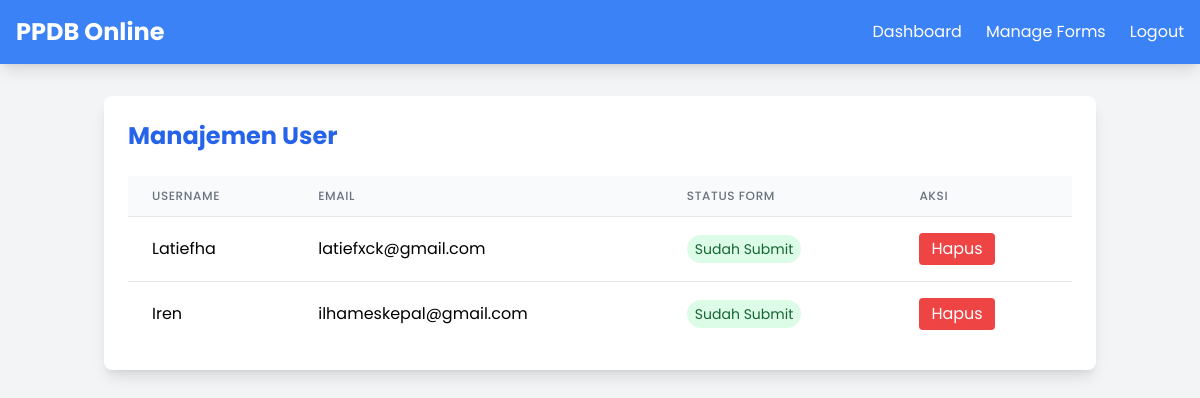
Page /admin/manage_users (signed in) on the earlier database version.
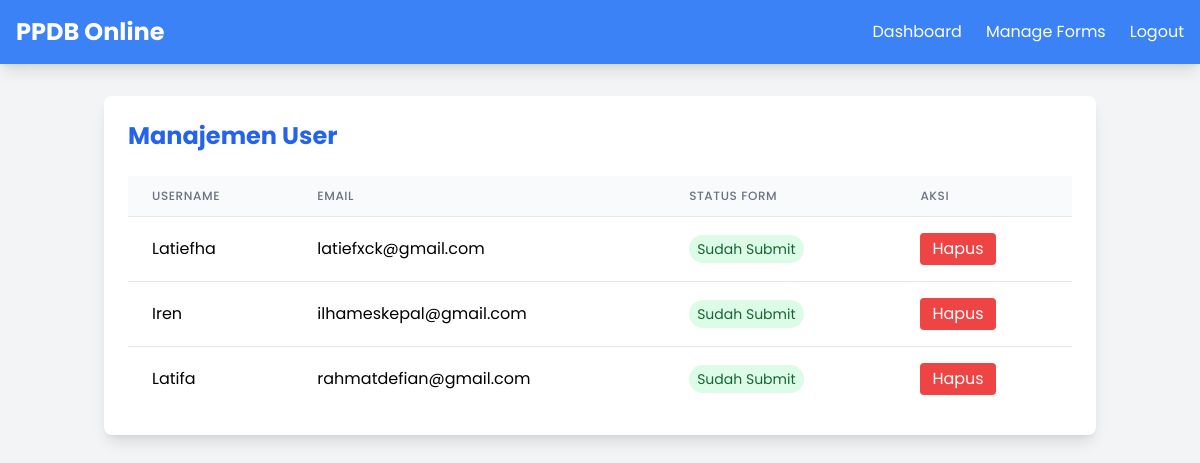
Same page on the later database version.
### app/models.py (models this page shows, shortened)
class User(UserMixin, db.Model):
    __tablename__ = 'users'
    id = db.Column(db.Integer, primary_key=True)
    username = db.Column(db.String(50), unique=True, nullable=False)
    email = db.Column(db.String(100), unique=True, nullable=False)
    password_hash = db.Column(db.String(128), nullable=False)
    is_admin = db.Column(db.Boolean, default=False)
    notifications = db.Column(db.JSON, nullable=True, default=list)
    has_submitted_form = db.Column(db.Boolean, default=False)

### app/routes/admin.py (the view)
    def wrapper(*args, **kwargs):
        if not current_user.is_authenticated or not current_user.is_admin:
            flash("Anda tidak memiliki akses ke halaman ini.", "danger")
            return redirect(url_for('main.index'))
        return func(*args, **kwargs)

### app/routes/admin.py (called while the page is built)
def admin_required(func):
    def wrapper(*args, **kwargs):
        if not current_user.is_authenticated or not current_user.is_admin:
            flash("Anda tidak memiliki akses ke halaman ini.", "danger")
            return redirect(url_for('main.index'))
        return func(*args, **kwargs)
    wrapper.__name__ = func.__name__
    return wrapper

@admin_bp.route('/manage_users')
@login_required
@admin_required
def manage_users():
    users = User.query.filter_by(is_admin=False).all()
    return render_template('manage_users.html', users=users)

### app/templates/manage_users.html (shortened to what this page needs)
<!DOCTYPE html>
<html lang="id">
<head>
    <script src="https://cdn.tailwindcss.com"></script>
</head>
<body class="bg-gray-100 min-h-screen flex flex-col">
    <nav class="bg-blue-500 shadow-lg">
        <div class="max-w-7xl mx-auto px-4">
            <div class="flex justify-between items-center py-4">
                <a href="/" class="text-2xl font-bold text-white">PPDB Online</a>
                <div class="hidden md:flex space-x-6">
                    <a href="{{ url_for('admin_bp.dashboard_admin') }}" class="text-white hover:text-gray-200">Dashboard</a>
                    <a href="{{ url_for('admin_bp.manage_forms') }}" class="text-white hover:text-gray-200">Manage Forms</a>
                    <a href="/logout" class="text-white hover:text-gray-200">Logout</a>
                </div>
            </div>
        </div>
    </nav>
    <div class="container mx-auto px-4 py-8">
        <div class="bg-white rounded-lg shadow-lg p-6">
            <div class="flex justify-between items-center mb-6">
                <h2 class="text-2xl font-bold text-blue-600">Manajemen User</h2>
            </div>
            <div class="overflow-x-auto">
                <table class="min-w-full divide-y divide-gray-200">
                    <thead>
                        <tr>
                            <th class="px-6 py-3 bg-gray-50 text-left text-xs font-medium text-gray-500 uppercase tracking-wider">
                                Username
                            </th>
                            <th class="px-6 py-3 bg-gray-50 text-left text-xs font-medium text-gray-500 uppercase tracking-wider">
                                Email
                            </th>
                            <th class="px-6 py-3 bg-gray-50 text-left text-xs font-medium text-gray-500 uppercase tracking-wider">
                                Status Form
                            </th>
                            <th class="px-6 py-3 bg-gray-50 text-left text-xs font-medium text-gray-500 uppercase tracking-wider">
                                Aksi
                            </th>
                        </tr>
                    </thead>
                    <tbody class="bg-white divide-y divide-gray-200">
                        {% for user in users %}
                        <tr id="user-row-{{ user.id }}">
                            <td class="px-6 py-4 whitespace-nowrap">{{ user.username }}</td>
                            <td class="px-6 py-4 whitespace-nowrap">{{ user.email }}</td>
                            <td class="px-6 py-4 whitespace-nowrap">
                                {% if user.has_submitted_form %}
                                    <span class="px-2 py-1 text-sm text-green-800 bg-green-100 rounded-full">
                                        Sudah Submit
                                    </span>
                                {% else %}
                                    <span class="px-2 py-1 text-sm text-red-800 bg-red-100 rounded-full">
                                        Belum Submit
                                    </span>
                                {% endif %}
                            </td>
                            <td class="px-6 py-4 whitespace-nowrap">
                                <button onclick="deleteUser({{ user.id }})"
                                        class="bg-red-500 hover:bg-red-600 text-white px-3 py-1 rounded">
                                    Hapus
                                </button>
                            </td>
                        </tr>
                        {% endfor %}
                    </tbody>
                </table>
            </div>
        </div>
    </div>
</body>
</html>

### app/templates/manage_users.html (style rules this page uses)
body { font-family: 'Poppins', sans-serif; }

Differences in the rows shown:
added User: username "Latifa", email "rahmatdefian@gmail.com", has_submitted_form "Sudah Submit"
